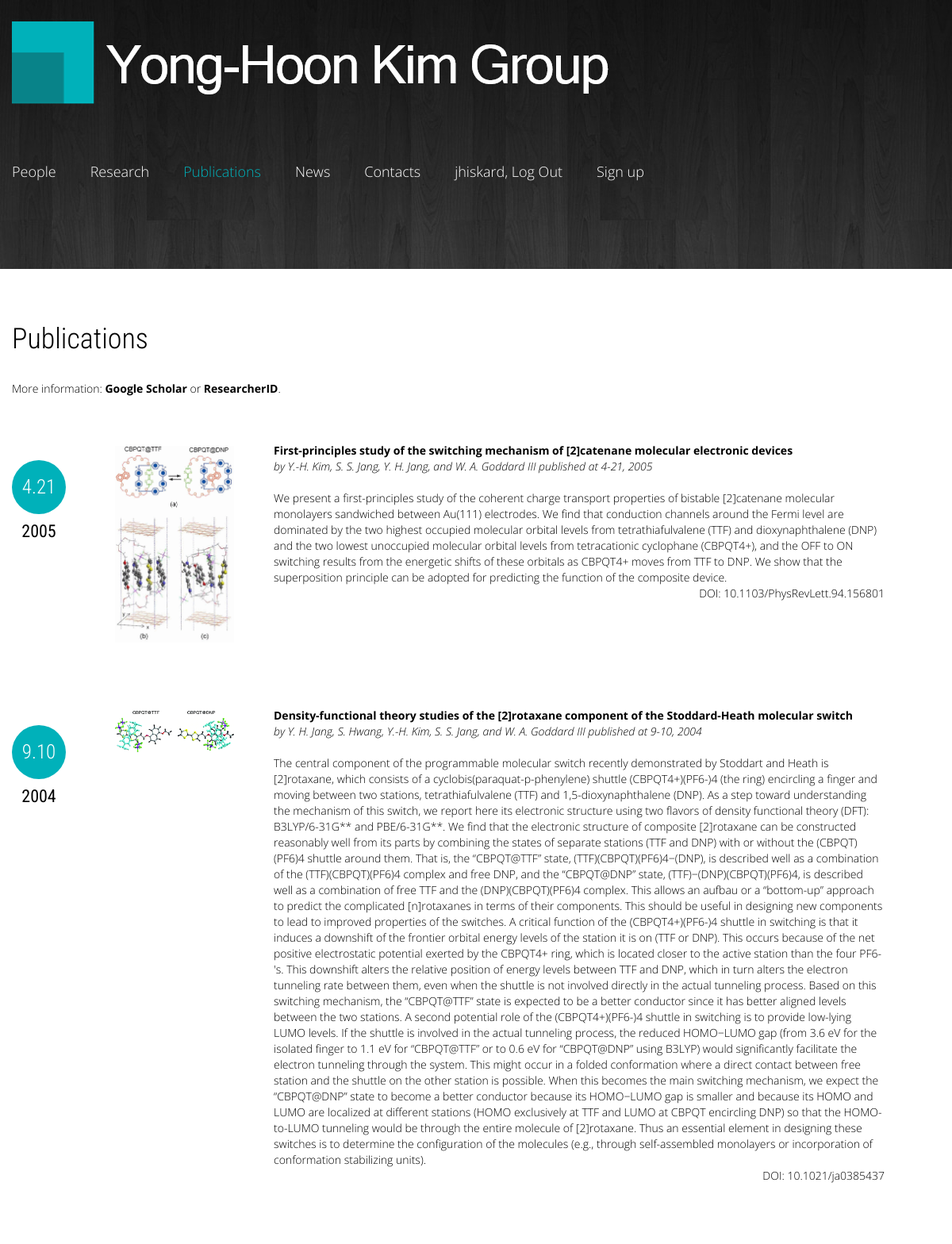
The page /publications.html?page=4 (signed in, upper part) on the database its author committed.
### app02/models.py (models this page shows)
class Publication(models.Model):
    priority  = models.IntegerField(default=0)
    thumbnail = models.ImageField(upload_to=upload_path_handler, blank=True)
    title = models.TextField(max_length=200)
    authors = models.TextField(max_length=200)
    journal = models.TextField(max_length=200)
    year = models.IntegerField()
    vol  = models.IntegerField()
    issue = models.IntegerField(blank=True, null=True)
    pages = models.TextField(max_length=200)
    doi =   models.TextField(max_length=200, blank=True)
    link =  models.TextField(max_length=1000, blank=True)
    abstract = models.TextField(max_length=50000, blank=True)
    published_month = models.IntegerField(blank=True, null=True)
    published_date =  models.IntegerField(blank=True, null=True)

### app02/views.py (the view)
# urls.py: url(r'^publications.html', views02.app02_view_publications, name='app02_view_publications'),
def app02_view_publications(request):
    temp = Publication.objects.all().order_by('year', 'published_month', 'published_date')
    temp = temp.reverse()
    temp = Paginator(temp, 10)
    page = request.GET.get('page')
    try:
        posts = temp.page(page)
    except PageNotAnInteger:
        posts = temp.page(1)
    except EmptyPage:
        posts = temp.page(temp.num_pages)
    i = 1
    results = []
    for t in posts:
        try:
            thumbnail = t.thumbnail.url
        except:
            thumbnail = ''
        title = t.title
        authors = t.authors
        year =  t.year
        vol  =  t.vol
        issue = t.issue
        pages = t.pages
        doi =   t.doi
        link =  t.link
        abstract = t.abstract
        pub_m = t.published_month
        pub_d = t.published_date
        results.append( [i, thumbnail, title, authors, year,
                         vol, pages, doi, link, abstract, pub_m, pub_d] )
        i += 1
    context = {'posts': posts,
               'results'   : results, }
    return render(request, 'publications.html', context)

### app01/templates/publications.html (shortened to what this page needs)
<!DOCTYPE html>
<html lang="en">
<head>
<link rel="stylesheet" href="/static/css/style.css">
</head>
<body>
<header>
  <div class="container">
    <div class="row">
      <div class="grid_12 rel">
        <h1>
          <a href="index.html">
            <img src="/static/images/logo.png" alt="Logo alt">
          </a>
        </h1>
      </div>
    </div>
  </div>
  <section id="stuck_container">
    <div class="container">
      <div class="row">
        <div class="grid_12 ">
          <div class="navigation ">
            <nav>
              <ul class="sf-menu">
               <li><a href="people_prof.html">People</a></li>
               <li><a href="research.html">Research</a></li>
               <li class="current"><a href="publications.html">Publications</a></li>
               <li><a href="news.html">News</a></li>
               <li><a href="contacts.html">Contacts</a></li>
               <li>
                 {% if request.user.is_authenticated %}
                 <a href="{% url 'logout_url' %}?next=/index.html">{{request.user.username }}, Log Out</a>
                 {% else %}
                 <a href="{% url 'login_url' %}">Log In</a>
                 {% endif %}
               </li>
               <li><a href="/signup">Sign up</a></li>
             </ul>
            </nav>
          </div>
        </div>
     </div>
    </div>
  </section>
</header>
<section id="content"><div class="ic">More Website Templates @ TemplateMonster.com - July 28, 2014!</div>
  <div class="container">
    <div class="row">
      <div class="grid_12">
        <h3>Publications</h3>
          More information: <strong><a href="https://scholar.google.com/citations?user=_J9zaVUAAAAJ&hl=en" class="comment">Google Scholar</a></strong> or <strong><a href="http://www.researcherid.com/ProfileView.action?SID=P2s2y3pVYdiiQrGESiA&returnCode=ROUTER.Success&queryString=KG0UuZjN5WmCiHc%252FMC4oLVfoITIR2VRbdqABWMaFY3U%253D&SrcApp=CR&Init=Yes" class="comment">ResearcherID</a></strong>.
        {% for i, thumbnail, title, authors, year, vol, pages, doi, link, abstract, pub_m, pub_d in results %}
        <div class="blog">
          <time datetime="2014-01-01">
            {% if pub_m == None %}
            <span class="count">Prep.</span>
            {% else %}
            <span class="count">{{pub_m}}.{{pub_d}}</span>
            {% endif %}
            <strong>{{year}}</strong>
          </time><br>
          <div class="grid_2"><img src="{{thumbnail}}" alt="No Image" class="img_inner fleft" width="150"></div>
          <div class="grid_8">
            <p><span class="fwn"><a href="{{link}}"><strong>{{title}}</strong></a></span>
            <em>by {{authors}} published at {{pub_m}}-{{pub_d}}, {{year}}</em></p>
            {{abstract}}
            <br>
            <div align="right">
              DOI: {{doi}}<br>
            </div>
          </div>
        </div>
        {% endfor %}
        </div>
      </div>
    </div>
</section>
</body>
</html>

### app01/static/css/style.css (style rules this page uses)
.navigation { z-index: 999; position: relative; padding: 35px 0; }
.navigation .sf-menu { z-index: 990; text-align: center; position: relative; }
.navigation nav { position: relative; padding: 0; }
.sf-menu > li { float: left; font-weight: 300; position: relative; font-size: 18px; line-height: 22px; }
.sf-menu > li + li { margin-left: 43px; }
.sf-menu > li + li:after { content: ''; background: url(../images/menu_sep.png) 0 0 no-repeat; height: 5px; width: 5px; position: absolute; left: -20px; top: 10px; }
.sf-menu > li > a { position: relative; color: #ffffff; text-align: center; }
.sf-menu > li.sfHover > a, .sf-menu > li.current > a, .sf-menu > li > a:hover { color: #00b1ba; }
#stuck_container { -webkit-transition: all 0.4s ease; -moz-transition: all 0.4s ease; -ms-transition: all 0.4s ease; -o-transition: all 0.4s ease; transition: all 0.4s ease; z-index: 998 !important; }
html { width: 100%; }
body { position: relative; background: #00b1ba; color: #000000; font: 300 14px/20px 'Open Sans', sans-serif; }
strong { font-weight: 700; }
p { margin-bottom: 20px; }
img { max-width: 100%; }
h1, h2, h3, h4, h5, h6 { font-weight: 300; color: #000000; font-family: 'Roboto Condensed', sans-serif; }
h3 { font-size: 36px; line-height: 72px; padding-top: 52px; margin-bottom: 17px; }
ul { padding: 0; margin: 0; list-style: none; }
a { text-decoration: none; color: inherit; outline: none; -webkit-transition: 0.5s ease; transition: 0.5s ease; }
.img_inner { max-width: 100%; -webkit-box-sizing: border-box; -moz-box-sizing: border-box; box-sizing: border-box; margin-bottom: 10px; margin-top: 4px; }
.img_inner.fleft { float: left; height: auto; width: 150 !important; margin-right: 30px; margin-bottom: 0px; }
.fwn { font-weight: normal; }
.rel { position: relative; }
header { color: #e6e5e5; display: block; position: relative; z-index: 999; padding: 18px 0 77px; background: url(../images/slide.jpg) center 0 no-repeat; }
header .rel { z-index: 999; }
header h1 { text-align: center; z-index: 999; float: left; margin-bottom: 10px; }
header h1 a { display: block; overflow: hidden; font-size: 0; line-height: 0; -webkit-transition: 0s ease; transition: 0s ease; }
#content { background-color: #fff; padding-bottom: 71px; }
.blog { padding-top: 38px; overflow: hidden; }
.blog time { margin-right: 32px; padding-top: 42px; float: left; text-align: center; display: block; font: 300 18px/24px 'Roboto Condensed', sans-serif; }
.blog time .count { background-color: #00b1ba; color: #ffffff; width: 68px; height: 68px; display: block; text-align: center; font: 300 25px/67px 'Roboto Condensed', sans-serif; border-radius: 500px; margin-bottom: 10px; }
.blog time strong { margin-bottom: 3px; font-weight: normal; display: block; font-size: 22px; }
.blog p { overflow: hidden; }
.blog p em { font-style: italic; display: block; }
.blog + .blog { margin-top: 24px; }

### app01/static/css/grid.css (style rules this page uses)
html, body, div, span, applet, object, iframe, h1, h2, h3, h4, h5, h6, p, blockquote, pre, a, abbr, acronym, address, big, cite, code, del, dfn, em, img, ins, kbd, q, s, samp, small, strike, strong, sub, sup, tt, var, b, u, i, center, dl, dt, dd, ol, ul, li, fieldset, form, label, legend, table, caption, tbody, tfoot, thead, tr, th, td, article, aside, canvas, details, embed, figure, figcaption, footer, header, hgroup, menu, nav, output, ruby, section, summary, time, mark, audio, video { margin: 0; padding: 0; border: 0; font-size: 100%; font: inherit; vertical-align: top; }
article, aside, details, figcaption, figure, footer, header, hgroup, menu, nav, section { display: block; }
body { line-height: 1; }
ol, ul { list-style: none; }
.row { margin-left: -30px; *zoom: 1; }
.row:before, .row:after { display: table; content: ""; line-height: 0; }
.row:after { clear: both; }
[class*="grid_"] { float: left; min-height: 1px; margin-left: 30px; }
.container { width: 1170px; }
.grid_12 { width: 1170px; }
.grid_8 { width: 770px; }
.grid_2 { width: 170px; }
.container { margin-right: auto; margin-left: auto; *zoom: 1; }
.container:before, .container:after { display: table; content: ""; line-height: 0; }
.container:after { clear: both; }

### rows shown on the page
Publication: published_month "4", published_date "21", year "2005", shows a picture, title "First-principles study of the switching mechanism of [2]catenane molecular electronic devices", authors "Y.-H. Kim, S. S. Jang, Y. H. Jang, and W. A. Goddard III", abstract "We present a first-principles study of the coherent charge transport properties of bistable [2]catenane molecular monolayers sandwiched between Au(111) electrodes. We find that conduction channels around the Fermi level are dominated by the two highest occupied molecular orbital levels from tetrathiafulvalene (TTF) and dioxynaphthalene (DNP) and the two lowest unoccupied molecular orbital levels from tetracationic cyclophane (CBPQT4+), and the OFF to ON switching results from the energetic shifts of these orbitals as CBPQT4+ moves from TTF to DNP. We show that the superposition principle can be adopted for predicting the function of the composite device.", doi "10.1103/PhysRevLett.94.156801"
Publication: published_month "9", published_date "10", year "2004", shows a picture, title "Density-functional theory studies of the [2]rotaxane component of the Stoddard-Heath molecular switch", authors "Y. H. Jang, S. Hwang, Y.-H. Kim, S. S. Jang, and W. A. Goddard III", abstract "The central component of the programmable molecular switch recently demonstrated by Stoddart and Heath is [2]rotaxane, which consists of a cyclobis(paraquat-p-phenylene) shuttle (CBPQT4+)(PF6-)4 (the ring) encircling a finger and moving between two stations, tetrathiafulvalene (TTF) and 1,5-dioxynaphthalene (DNP). As a step toward understanding the mechanism of this switch, we report here its electronic structure using two flavors of density functional theory (DFT): B3LYP/6-31G** and PBE/6-31G**. We find that the electronic structure of composite [2]rotaxane can be constructed reasonably well from its parts by combining the states of separate stations (TTF and DNP) with or without the…", doi "10.1021/ja0385437"

### other values the page prints
{{ request.user.username }} "jhiskard"
